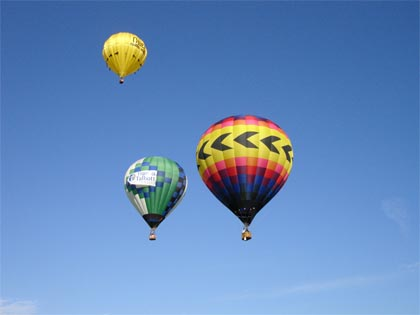
#> input picture 6.16/image.jpeg, 420 x 315 px
$ python 6.16.py
#> lines starting #> are read from the running program, lines starting #| are printed output that depends on the picture
from PIL import Image
import numpy as np


# IMAGE AFTER QUANTIZATION (DIVISION)
#                4     pixel_array
def quantization(int1, quant_array):
    for i in range(height):
        quant_array[i][:] = [x / int1 for x in quant_array[i]]         # division all elements in array for quantization
    print('\n\n\n\n  After the quantization\n', quant_array)         # print the quantum array
    im = Image.fromarray(quant_array)   # retrieve data from quantum array back to image

    im.show()
    return quant_array


# RECOVER IMAGE FROM QUANTIZATION
#
def de_quantization(int2, recover_img):
    for i in range(height):
        recover_img[i][:] = [x * int2 for x in recover_img[i]]

    im = Image.fromarray(recover_img)

    #im.show()
    return recover_img


def encoder(enco_array):  # encode array
    encoded = ' ' + str(enco_array[0, 0][0]) + ';' + str(enco_array[0, 0][1]) + ';' + str(enco_array[0, 0][2]) + ''
    i = 0
    j = 1
    while i < height:
        if i == 0:
            before = enco_array[i, j-1]  # previous pixel
        else:
            before = enco_array[i-1, j]

        while j < width:
            present = enco_array[i, j]  # current pixel
            if not (before == present).all():
                encoded += '-'+str(i) + ';' + str(j) + '|' + str(present[0]) + ';' + str(present[1]) + ';' + str(present[2])
            before = present
            j += 1
        j = 0
        i += 1
    encoded += '-' + str(height - 1) + ';' + str(width - 1)
    return encoded


def decoder(encoded):
    row_end = False
    decode = np.zeros((height, width, 3), dtype=np.uint8)
    encoded_array = encoded.split('|')
    present = 0
    pre_col = 0  # previous column
    for i in encoded_array:
        i = i.split('-')
        range = i[1].split(';')  # get the range of the RGB value
        col = int(range[0])  # get the column that the next value starts
        end = int(range[1])  # get the row index of the next value- end of current line
        rgb = i[0].split(';')  # get the rgb value

        # check if there is value on the next column
        if present <= width and col > pre_col:
            col = pre_col
            end = width
            row_end = True

        while present < end:
            decode[col][present] = np.array(rgb)
            if row_end and range[1] != 0 and present == width-1:
                present = 0
                end = int(range[1])
                col = int(range[0])
                row_end = False
            else:
                present += 1
            pre_col = col

    return decode


# ------------------------------------------------------------------ #

# Load image

image = Image.open('image.jpeg', 'r')
#> image is the input picture: PIL image 420x315 RGB; mean R, G, B 101.2, 138.5, 188.8
height = image.height
#> height = 315
width = image.width
#> width = 420
pixel_array = np.array(image)

image.show()
# IMAGE BEFORE QUANTIZATION
print('Before quantization\n', pixel_array, '\n\n\n')      # εκτυπώνω
#> (printed output is left out)

# QUANTIZATION OF IMAGE
quant_array = quantization(10, pixel_array)
#> after the loop in quantization, `for i in range(height):`:
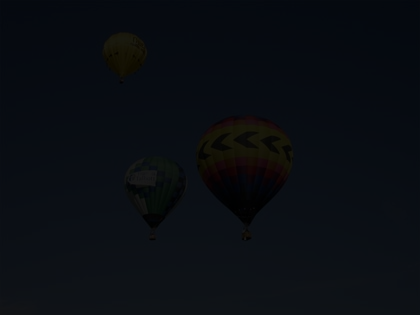
#> quant_array: shape (315, 420, 3); mean R, G, B 9.7, 13.4, 18.4
#> (printed output is left out)

# ENCODE THE QUANTIZE IMAGE
result_encoder = encoder(quant_array)
#> in encoder, `encoded = ' ' + str(enco_array[0, 0][0]) + ';' + str(enco_array[0, 0][..`: encoded = ' 7;11;17'
#> the loop in encoder, `while i < height:` made 315 passes
#> after the loop in encoder, `while i < height:`: i = 315

# DECODE THE PREVIOUS ENCODING
result_decoder = decoder(result_encoder)

# MAKE THE IMAGE FROM THE DECODING
newImg = de_quantization(10, result_decoder)  # η συνάρτηση de_quantization έχει την τιμή της επαναφοράς μετά την κβάντιση (παρατηρείται μικρή διαφορά)

# CREATE AND SHOW THE IMAGE FROM THE DE-QUANTIZATION
img = Image.fromarray(newImg)
img.save("reconstruct_image.jpg")


img.show()

with open('apotelesmata.txt', 'w') as text:
    print(result_encoder, file=text)
